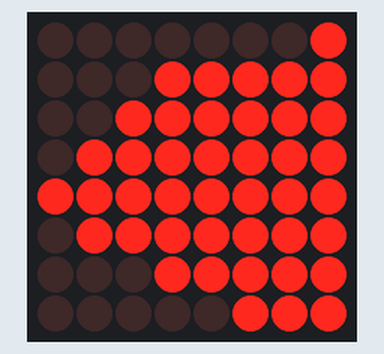
Recording of a sketch running on a simulated Arduino Uno, built with avr-gcc and run on an emulated ATmega328P. Parts: 8×8 LED matrix.

Above: at 0.1 s.
At 1.1 s:
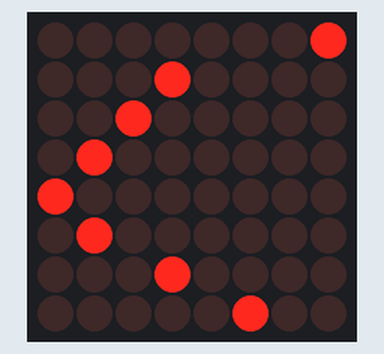

Measured:
- what the display in image 1 shows lasts 1.0 s, from 1.0 s to 2.0 s

The sketch:

max7219.ino
```cpp
#include "LedControl.h"

LedControl lc=LedControl(12,10,11,1);  // Pins: DIN,CLK,CS, # of Display connected

unsigned long delayTime=200;  // Delay between Frames


// Put values in arrays
byte invader1a[] =
{
   B00011000,  // First frame of invader #1
   B00111100,
   B01111110,
   B11011011,
   B11111111,
   B00100100,
   B01011010,
   B10100101
};

byte invader1b[] =
{
  B00011000, // Second frame of invader #1
  B00111100,
  B01111110,
  B11011011,
  B11111111,
  B00100100,
  B01011010,
  B01000010
};

byte invader2a[] =
{
  B00100100, // First frame of invader #2
  B00100100,
  B01111110,
  B11011011,
  B11111111,
  B11111111,
  B10100101,
  B00100100
};

byte invader2b[] =
{
  B00100100, // Second frame of invader #2
  B10100101,
  B11111111,
  B11011011,
  B11111111,
  B01111110,
  B00100100,
  B01000010
};

void setup()
{
  lc.shutdown(0,false);  // Wake up displays
  lc.shutdown(1,false);
  lc.setIntensity(0,5);  // Set intensity levels
  lc.setIntensity(1,5);
  lc.clearDisplay(0);  // Clear Displays
  lc.clearDisplay(1);
  lc.clearDisplay(0);  // Clear Displays
}


//  Take values in Arrays and Display them
void sinvader1a()
{
  for (int i = 0; i < 8; i++)
  {
    lc.setRow(0,i,invader1a[i]);
  }
}

void sinvader1b()
{
  for (int i = 0; i < 8; i++)
  {
    lc.setRow(0,i,invader1b[i]);
  }
}

void sinvader2a()
{
  for (int i = 0; i < 8; i++)
  {
    lc.setRow(1,i,invader2a[i]);
  }
}

void sinvader2b()
{
  for (int i = 0; i < 8; i++)
  {
    lc.setRow(1,i,invader2b[i]);
  }
}

byte myArray1[] = {1,31,63,127,255,127,31,7};
void myDraw1()
{
  for (int i = 0; i < 8; i++)
  {
    lc.setRow(0,i,myArray1[i]);
  }
}
byte myArray2[] = {1,16,32,64,128,64,16,4};
void myDraw2()
{
  for (int i = 0; i < 8; i++)
  {
    lc.setRow(0,i,myArray2[i]);
  }
}


void loop()
{
  myDraw1();
  delay(1000);
  myDraw2();
  delay(1000);
// Put #1 frame on both Display
    // sinvader1a();
    // delay(delayTime);
    // sinvader2a();
    // delay(delayTime);


// Put #2 frame on both Display
    // sinvader1b();
    // delay(delayTime);
    // sinvader2b();
    // delay(delayTime);

}
```
